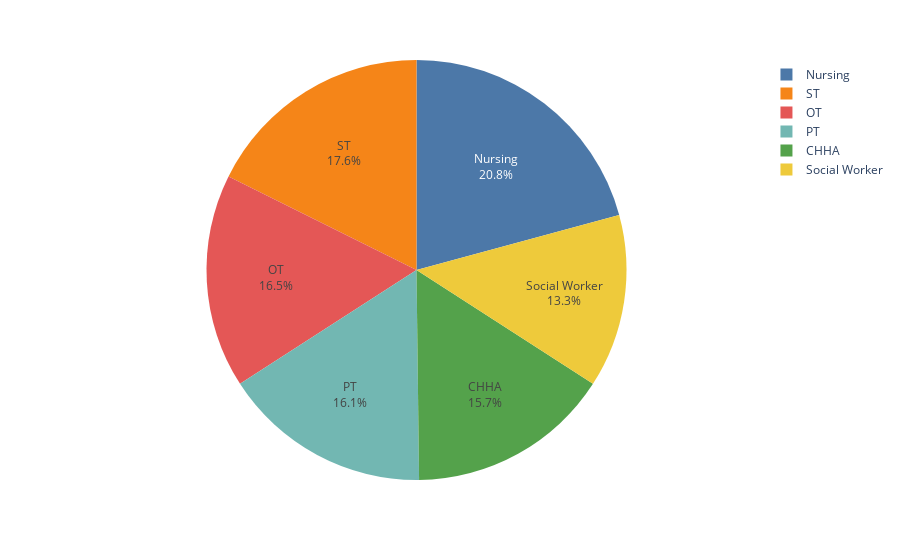

This figure's notebook cell:
### Code cell
fig = px.pie(data, values=data['Count'], names=data['Service'], color_discrete_sequence=px.colors.qualitative.T10)
fig.update_traces(textposition='inside', textinfo='percent+label')
fig.show()

### Figure 1 — Plotly figure (JSON) as saved in the notebook; plotly's stock layout.template omitted (floating-point values rounded to 4 significant figures)
{"data": [{"domain": {"x": [0, 1], "y": [0, 1]}, "hovertemplate": "Service=%{label}<br>Count=%{value}<extra></extra>", "labels": ["CHHA", "Nursing", "OT", "PT", "ST", "Social Worker"], "legendgroup": "", "name": "", "showlegend": true, "textinfo": "percent+label", "textposition": "inside", "type": "pie", "values": [40, 53, 42, 41, 45, 34]}], "layout": {"legend": {"tracegroupgap": 0}, "margin": {"t": 60}, "piecolorway": ["#4C78A8", "#F58518", "#E45756", "#72B7B2", "#54A24B", "#EECA3B", "#B279A2", "#FF9DA6", "#9D755D", "#BAB0AC"]}}
